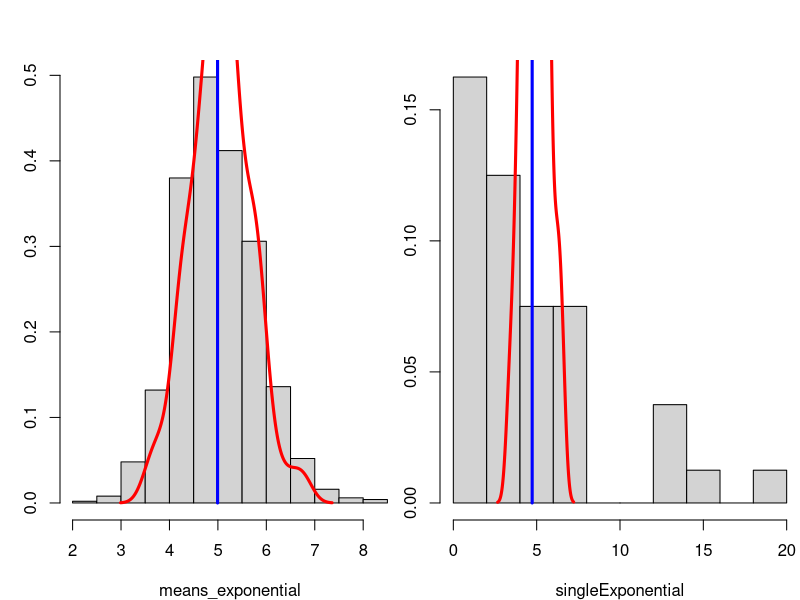

Write R code to recreate this figure.
## ---- chunk 1
set.seed(9) # because good habits and reproducability
lambda <- 0.2
n_rexp <- 40 # number of points in each simulated set
n_sims <- 1000 # number of simulations
mean_theoretical <- 1/lambda # theoretical mean according to CLT
variance_theoretical <- 1/(n_rexp*lambda^2) # theoretical variance according to CLT
standardDeviation_theoretical <- sqrt(variance_theoretical)
## ---- chunk 2
means_exponential <- NULL # create variable. using only means so no need to store all sim data
for(i in 1:n_sims){ means_exponential <- rbind(means_exponential, mean(rexp(n_rexp, lambda)))}
mean_exponential <- mean(means_exponential)
variance_exponential <- var(means_exponential)
standardDeviation_exponential <- sqrt(variance_exponential)
## ---- chunk 3
print(mean_theoretical)
print(mean_exponential)
## ---- chunk 4
print(variance_exponential)
print(variance_theoretical)
## ---- chunk 5
singleExponential <- rexp(40, 0.2)
par(mfrow = c(1,2), mar = c(4,3,3,0))
hist(means_exponential, main = "", freq = FALSE)
plotLineX <- matrix(mean_exponential, 10,1)
lines(plotLineX, y = c(seq(0,0.9,0.1)), col = "blue", lwd = "3")
lines(density(rnorm(100,5,0.625)), col = "red", lwd = "3")
par(mar = c(4,2,3,0))
hist(singleExponential, main = "", ylab = "", freq = FALSE)
plotLineX <- matrix(mean(singleExponential),10,1)
lines(plotLineX, y = c(seq(0,0.9,0.1)), col = "blue", lwd = "3")
lines(density(rnorm(100,5,0.625)), col = "red", lwd = "3")
